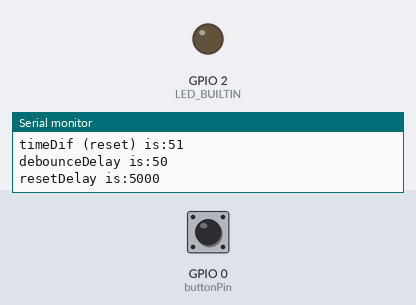
Simulated run of this sketch. Board: ESP8266 (NodeMCU). Shown: output pins drawn as LEDs (lit = HIGH, except the on-board LED, lit = LOW), the last lines printed to the serial monitor. The test bench sets the inputs (shaded band); at power-on: GPIO 0 (buttonPin) HIGH. WiFi joins after 1.5 s; servers stay silent unless stated; uploads are accepted with an empty reply; storage starts empty.

Above: at 2.7 s.
2.8 s: GPIO 0 (buttonPin) pulled LOW for 0.15 s
At 3.6 s:
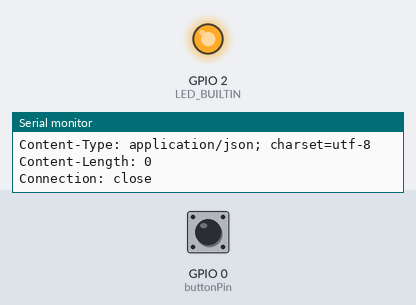
5.7 s: GPIO 0 (buttonPin) pulled LOW for 1 s
At 9.1 s:
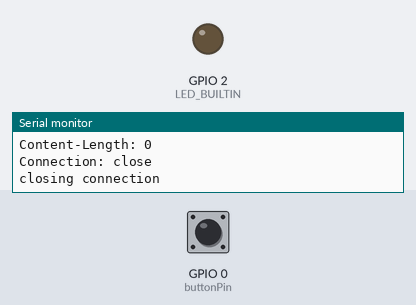
9.5 s: GPIO 0 (buttonPin) pulled LOW for 3.2 s
At 13.8 s:
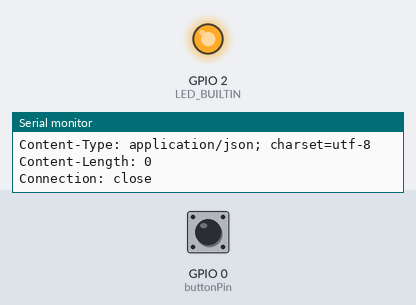
Timing chart, 0 to 15.5 s (numbered marks = the images above; inputs shaded):
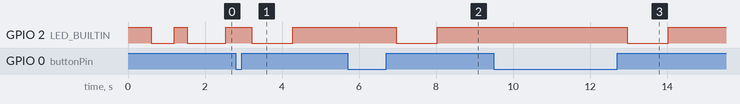

Measured:
- after the input at 2.8 s, GPIO 2 (LED_BUILTIN): HIGH → LOW after 0.41 s, → HIGH 1.1 s later
- after the input at 5.7 s, GPIO 2 (LED_BUILTIN): HIGH → LOW after 1.3 s, → HIGH 1.1 s later
- after the input at 9.5 s, GPIO 2 (LED_BUILTIN): HIGH → LOW after 3.5 s, → HIGH 1.1 s later

The sketch:

LifxButton.ino
```cpp
/*
 *  This sketch sends data via HTTP GET requests to data.sparkfun.com service.
 *
 *  You need to get streamId and privateKey at data.sparkfun.com and paste them
 *  below. Or just customize this script to talk to other HTTP servers.
 *
 */

#include <FS.h>                   //this needs to be first, or it all crashes and burns...
#include <ESP8266WiFi.h>          //ESP8266 Core WiFi Library (you most likely already have this in your sketch)

#include <DNSServer.h>            //Local DNS Server used for redirecting all requests to the configuration portal
#include <ESP8266WebServer.h>     //Local WebServer used to serve the configuration portal
#include <WiFiManager.h>          //https://github.com/tzapu/WiFiManager WiFi Configuration Magic

#include <Ticker.h>
#include <ArduinoJson.h>          //https://github.com/bblanchon/ArduinoJson


#define USE_SSL 1
#if USE_SSL
#   include <WiFiClientSecure.h>
    WiFiClientSecure client;
#   define PORT 443
#else
    WiFiClient client;
#   define PORT 80
#endif

const char* host = "api.lifx.com";

//define your default values here
char bulbId[16] = ""; // Lifx bulbId here, or you can configure from the Configure Web Page
char privateKey[65] = ""; // Lifx App Token here, or you can configure from the Configure Web Page
char resetFlag[6] = "false";

//flag for saving data
bool shouldSaveConfig = true;

// constants won't change. They're used here to
// set pin numbers:
const int buttonPin = 0;    // the number of the pushbutton pin

// Variables will change:
int ledState = HIGH;         // the current state of the output pin
int buttonState;             // the current reading from the input pin
int lastButtonState = LOW;   // the previous reading from the input pin

// the following variables are unsigned long's because the time, measured in miliseconds,
// will quickly become a bigger number than can be stored in an int.
unsigned long lastDebounceTime = 0;   // the last time the output pin was toggled
unsigned long debounceDelay = 50;     // the debounce time; increase if the output flickers
unsigned long resetTime = 0;      // the debounce time to reset the device
unsigned long resetDelay = 5000;      // the debounce time to reset the device
unsigned long ledOnTime = 0;          // the last time the led was switched on
unsigned long timerVal = 0;          // the last time the led was switched on
unsigned long ledOnDuration = 1000;   // the amount of time to leave an LED on after an ack'd request
bool bootFix = false;

//for LED status
Ticker ticker;

void tick()
{
  //toggle state
  int state = digitalRead(LED_BUILTIN);  // get the current state of GPIO1 pin
  digitalWrite(LED_BUILTIN, !state);     // set pin to the opposite state
}

//gets called when WiFiManager enters configuration mode
void configModeCallback (WiFiManager *myWiFiManager) {
  Serial.println("Entered config mode");
  Serial.println(WiFi.softAPIP());
  //if you used auto generated SSID, print it
  Serial.println(myWiFiManager->getConfigPortalSSID());
  //entered config mode, make led toggle faster
  ticker.attach(0.2, tick);
}

void setup() {
  // Set the LED and button input/output
  // Turn the LED on
  pinMode(buttonPin, INPUT_PULLUP);
  pinMode(LED_BUILTIN, OUTPUT);
  digitalWrite(LED_BUILTIN, HIGH);

  // Start LED Ticker
  ticker.attach(0.6, tick);

  // Connect serial port with 115,200 baud rate
  Serial.begin(115200);

  // Paramaters are saved to a config file - load that config file up
  if (SPIFFS.begin()) {
    Serial.println("mounted file system");
    if (SPIFFS.exists("/config.json")) {
      //file exists, reading and loading
      Serial.println("reading config file");
      File configFile = SPIFFS.open("/config.json", "r");
      if (configFile) {
        Serial.println("opened config file");
        size_t size = configFile.size();
        // Allocate a buffer to store contents of the file.
        std::unique_ptr<char[]> buf(new char[size]);

        configFile.readBytes(buf.get(), size);
        DynamicJsonBuffer jsonBuffer;
        JsonObject& json = jsonBuffer.parseObject(buf.get());
        json.printTo(Serial);
        if (json.success()) {
          Serial.println("\nparsed json");

          Serial.printf("\nbulb_id is: %s", json["bulb_id"]);
          Serial.printf("\nprivate_key is: %s\n", json["private_key"]);
          Serial.printf("\resetFlag is: %s\n", json["reset"]);

          strcpy(bulbId, json["bulb_id"]);
          strcpy(privateKey, json["private_key"]);
          strcpy(resetFlag, json["reset"]);

        } else {
          Serial.println("failed to load json config");
        }
      }
    }
  } else {
    Serial.println("failed to mount FS");
  }

  //Local intialization. Once its business is done, there is no need to keep it around
  WiFiManager wifiManager;

  Serial.printf("The Reset Flag is %s\n", resetFlag);
  if (strcmp(resetFlag,"true") == 0) {
    wifiManager.resetSettings();
  }
  strcpy(resetFlag,"false");

  WiFiManagerParameter custom_bulbId("bulbid", "Lifx Bulb ID", bulbId, 16);
  WiFiManagerParameter custom_privateKey("privatekey", "Lifx Private Key", privateKey, 65);

  wifiManager.addParameter(&custom_bulbId);
  wifiManager.addParameter(&custom_privateKey);

  //set callback that gets called when connecting to previous WiFi fails, and enters Access Point mode
  wifiManager.setAPCallback(configModeCallback);

  //fetches ssid and pass and tries to connect
  //if it does not connect it starts an access point with the specified name
  //here  "AutoConnectAP"
  //and goes into a blocking loop awaiting configuration
  if (!wifiManager.autoConnect("esp-wifi","password")) {
    Serial.println("failed to connect and hit timeout");
    //reset and try again, or maybe put it to deep sleep
    ESP.reset();
    delay(1000);
  }

  //if you get here you have connected to the WiFi
  Serial.println("connected...yeey :)");

  strcpy(bulbId, custom_bulbId.getValue());
  strcpy(privateKey, custom_privateKey.getValue());

  //save the custom parameters to FS
  if (shouldSaveConfig) {
    Serial.println("saving config");
    DynamicJsonBuffer jsonBuffer;
    JsonObject& json = jsonBuffer.createObject();
    json["bulb_id"] = bulbId;
    json["private_key"] = privateKey;
    json["reset"] = resetFlag;

    File configFile = SPIFFS.open("/config.json", "w");
    if (!configFile) {
      Serial.println("failed to open config file for writing");
    }

    json.prettyPrintTo(Serial);
    json.printTo(configFile);
    configFile.close();
    //end save
  }

  ticker.detach();
  //keep LED on for a seconds
  digitalWrite(LED_BUILTIN, LOW);
  ledOnTime = millis();
  lastDebounceTime = millis();
  resetTime = millis();
}

void loop() {
  // read the state of the switch into a local variable:
  int reading = digitalRead(buttonPin);

  if ((millis() - ledOnTime > ledOnDuration)) {
    // turn the LED off if it's been on for too long
    digitalWrite(LED_BUILTIN, HIGH);
    ticker.detach();
  }

  // check to see if you just pressed the button
  // (i.e. the input went from LOW to HIGH),  and you've waited
  // long enough since the last press to ignore any noise:

  // If the switch changed, due to noise or pressing:
  if (reading != lastButtonState) {
    // reset the debouncing timer
    lastDebounceTime = millis();
  }

  timerVal = millis();
  if ((timerVal - lastDebounceTime) > debounceDelay) {
    // whatever the reading is at, it's been there for longer
    // than the debounce delay, so take it as the actual current state:

    // if the button state has changed:
    if (reading != buttonState) {
      buttonState = reading;

      Serial.println("\n\n\n------- 50u seconds ------");
      Serial.printf("button State is: %d\n", buttonState);
      Serial.printf("timerVal is:%lu\n", timerVal);
      Serial.printf("lastDebounceTime is:%lu\n", lastDebounceTime);
      Serial.printf("timeDif is:%lu\n", (timerVal - lastDebounceTime));
      Serial.printf("timeDif (reset) is:%lu\n", (timerVal - resetTime));
      Serial.printf("debounceDelay is:%lu\n", debounceDelay);
      Serial.printf("resetDelay is:%lu\n", resetDelay);
      Serial.println("\n\n\n");

      if (buttonState == LOW){
        resetTime = millis();
      }

      // only toggle the LED if the new button state is HIGH
      if (buttonState == HIGH) {
        // The toggle is triggered every time on boot, this makes
        // sure that the first time it is triggered does not create
        // a request
        if (bootFix) {
          // If the button was held for >resetDelay reset the device
          if ((timerVal - resetTime) > resetDelay){
            setResetFlag(1);
            ticker.attach(0.1, tick);
            ledOnTime = millis();
            Serial.println("Setting Reset Flag");
          } else {
            doToggle();
          }
        }
        bootFix = true;
      }
    }
  }


  // save the reading.  Next time through the loop,
  // it'll be the lastButtonState:
  lastButtonState = reading;


}

void doToggle(){
  ledOnTime = millis();
  Serial.print("connecting to ");
  Serial.println(host);

  // Use WiFiClient class to create TCP connections
  WiFiClientSecure client;
  const int httpPort = 443;

  if (!client.connect(host, httpPort)) {
    Serial.println("connection failed");
    return;
  }

  // We now create a URI for the request
  String url = "/v1/lights/id:";
  url += bulbId;
  url += "/toggle";

  // turn it on
  digitalWrite(LED_BUILTIN, LOW);

  Serial.print("Requesting URL: ");
  Serial.println(url);

  // This will send the request to the server
  client.print(String("POST ") + url + " HTTP/1.1\r\n" +
               "Host: " + host + "\r\n" +
               "Authorization: Bearer " + privateKey + " \r\n" +
               "Connection: close\r\n\r\n");
  unsigned long timeout = millis();
  while (client.available() == 0) {
    if (millis() - timeout > 5000) {
      Serial.println(">>> Client Timeout !");
      client.stop();
      return;
    }
  }

  // Read all the lines of the reply from server and print them to Serial
  while(client.available()){
    String line = client.readStringUntil('\r');
    Serial.print(line);
  }

  Serial.println();
  Serial.println("closing connection");

  // Turn the LED on
  digitalWrite(LED_BUILTIN, HIGH);
}

void setResetFlag(int val){
    if (val == 0) {
      strcpy(resetFlag,"false");
    } else {
      strcpy(resetFlag,"true");
    }

    Serial.printf("Setting Reset Flag to %s\n", resetFlag);

    DynamicJsonBuffer jsonBuffer;
    JsonObject& json = jsonBuffer.createObject();
    json["reset"] = resetFlag;
    json["bulb_id"] = bulbId;
    json["private_key"] = privateKey;

    File configFile = SPIFFS.open("/config.json", "w");
    if (!configFile) {
      Serial.println("failed to open config file for writing");
    }

    json.prettyPrintTo(Serial);
    json.printTo(configFile);
    configFile.close();
    //end save
}
```
